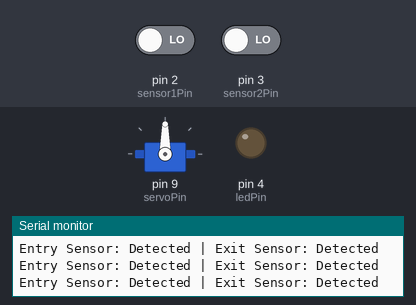
A sketch run on a simulated Arduino Uno, built with avr-gcc and run on an emulated ATmega328P. Shown: servo, output pins drawn as LEDs (lit = HIGH), the last lines printed to the serial monitor. The inputs (shaded band) are chosen by the test bench; at power-on: pin 2 (sensor1Pin) LOW, pin 3 (sensor2Pin) LOW.

Above: at 13.8 s.
13.9 s: pin 2 (sensor1Pin) driven HIGH
At 19.9 s:
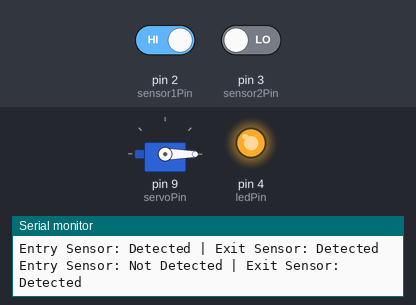
28.5 s: pin 2 (sensor1Pin) driven LOW
At 34.5 s:
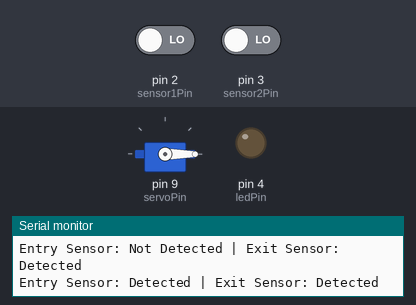
35.8 s: pin 3 (sensor2Pin) driven LOW
Timing chart, 0 to 44.1 s (numbered marks = the images above; inputs shaded):
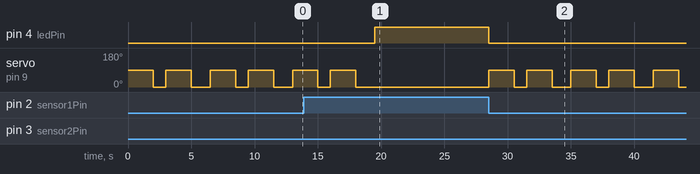

Measured:
- after the input at 13.9 s, pin 4 (ledPin): LOW → HIGH after 5.6 s; servo on pin 9 (servoPin): goes on until 18.0 s, then stays 0°
- after the input at 28.5 s, pin 4 (ledPin): HIGH → LOW at once; servo on pin 9 (servoPin): goes 90° 2.0 s, 0° 1.0 s, 90° 2.0 s, 0° 1.5 s, then 90°, starting at once

The sketch:

IOT_SMART_PARKING_SYSTE.ino
```cpp
#include <Servo.h>

const int sensor1Pin = 2;  // IR sensor 1 pin (entry sensor)
const int sensor2Pin = 3;  // IR sensor 2 pin (exit sensor)
const int servoPin = 9;    // Servo motor pin
const int ledPin = 4;      // Red LED pin

Servo parkingGate;

// Parking spaces state
const int totalSpaces = 4;
int occupiedSpaces = 0;

void setup() {
  pinMode(sensor1Pin, INPUT);
  pinMode(sensor2Pin, INPUT);
  pinMode(ledPin, OUTPUT);  // Set LED pin as output
  parkingGate.attach(servoPin);
  parkingGate.write(0);  // Initialize gate to closed position
  Serial.begin(9600);    // Initialize Serial Monitor for debugging
}

void loop() {
  bool entryDetected = digitalRead(sensor1Pin) == LOW;
  bool exitDetected = digitalRead(sensor2Pin) == LOW;

  // Debugging: Print sensor status to the Serial Monitor
  Serial.print("Entry Sensor: ");
  Serial.print(entryDetected ? "Detected" : "Not Detected");
  Serial.print(" | Exit Sensor: ");
  Serial.println(exitDetected ? "Detected" : "Not Detected");

  // LED behavior when the parking lot is full
  if (occupiedSpaces >= totalSpaces) {
    blinkLED();  // Blink LED to indicate full parking
  } else {
    digitalWrite(ledPin, HIGH);  // Steady on when spaces are available
  }

  // Handle entry
  if (entryDetected && occupiedSpaces < totalSpaces) {
    parkingGate.write(90);  // Open gate
    digitalWrite(ledPin, LOW);  // Turn off LED when gate is open
    delay(2000);  // Keep the gate open for 2 seconds
    parkingGate.write(0);  // Close gate
    occupiedSpaces++;  // Update occupied spaces
    delay(1000);  // Debounce delay
  }

  // Handle exit
  if (exitDetected && occupiedSpaces > 0) {
    parkingGate.write(90);  // Open gate
    digitalWrite(ledPin, LOW);  // Turn off LED when gate is open
    delay(2000);  // Keep the gate open for 2 seconds
    parkingGate.write(0);  // Close gate
    occupiedSpaces--;  // Update occupied spaces
    delay(1000);  // Debounce delay
  }

  delay(500);  // Check every 500 milliseconds
}

// Function to blink LED when parking is full
void blinkLED() {
  digitalWrite(ledPin, HIGH);  // Turn on LED
  delay(500);  // Wait for 500ms
  digitalWrite(ledPin, LOW);  // Turn off LED
  delay(500);  // Wait for 500ms
}
```
